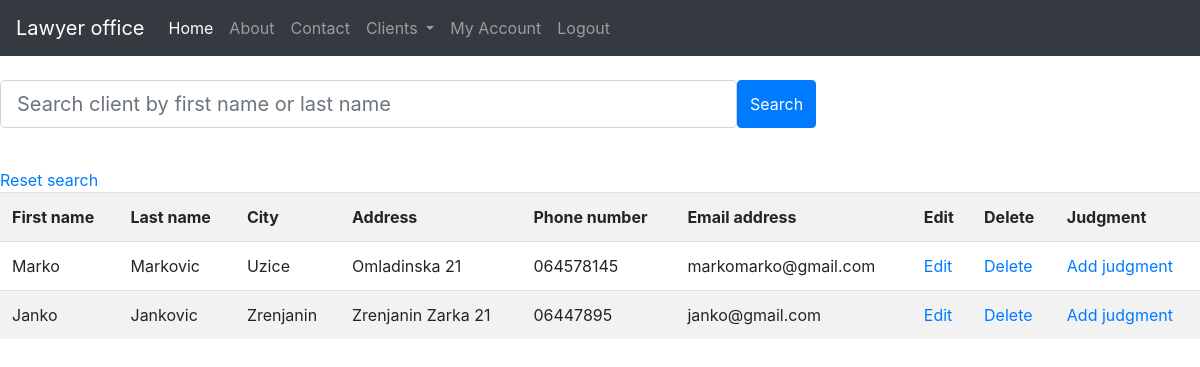
Before: /all_client (signed in) with the older database file.
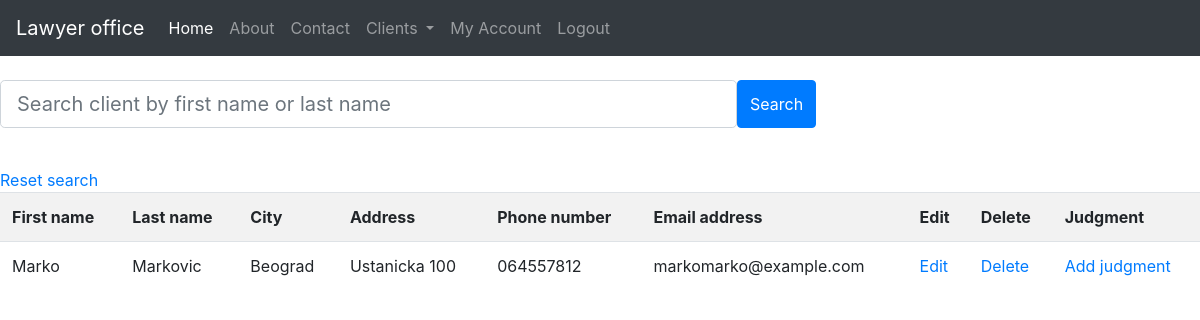
After: the same page with the newer database file.
### blog/models.py (models this page shows)
class Client(db.Model):
    id = db.Column(db.Integer, primary_key=True)
    first_name = db.Column(db.String(250), nullable=False)
    last_name = db.Column(db.String(250), nullable=False)
    city = db.Column(db.String(50), nullable=False)
    address = db.Column(db.String(50), nullable=False)
    phone = db.Column(db.String(50), nullable=False)
    mail = db.Column(db.String(50))
    user_id = db.Column(db.Integer, db.ForeignKey('user.id'), nullable=False)
    judgments = db.relationship('Judgment', backref='judgments')

### client/routes.py (the view)
@client.route("/all_client")
@login_required
def all_client():
    clients = Client.query.filter_by(lawyer=current_user)
    return render_template("all_clients.html", title="All clients", clients=clients)

### blog/models.py (called while the page is built)
@login_manager.user_loader
def load_user(user_id):
    return User.query.get(int(user_id))

### blog/templates/all_clients.html (shortened to what this page needs)
{% extends 'base.html' %}
{% block content %}
<br>
<form action="{{url_for('client.search')}}" method="POST">
    <div class="form-group">
        <div class="input-group input-group-lg">
            <div class="form-outline">
                <input type="search" size="50px" placeholder="Search client by first name or last name" name="search_string" id="form1"
                       class="form-control form-control-lg"/>
            </div>
            <button type="submit"  value="Search" class="btn btn-primary">
                 Search
            </button>
        </div>
    </div>
</form>
<br>
<a href="{{url_for('client.all_client')}}">Reset search</a>
<table class="table table-striped">
    <tr>
        <th>First name</th>
        <th>Last name</th>
        <th>City</th>
        <th>Address</th>
        <th>Phone number</th>
        <th>Email address</th>
        <th>Edit</th>
        <th>Delete</th>
        <th>Judgment</th>
    </tr>
    {% for client in clients %}
    <tr>
        <td>{{client.first_name}}</td>
        <td>{{client.last_name}}</td>
        <td>{{client.city}}</td>
        <td>{{client.address}}</td>
        <td>{{client.phone}}</td>
        <td>{{client.mail}}</td>
        <td><a href="{{ url_for('client.edit', client_id=client.id) }}">Edit</a></td>
        <td><a href="{{ url_for('client.delete', client_id= client.id) }}">Delete</a></td>
        <td><a href="{{ url_for('client.add_judgments', client_id= client.id) }}">Add judgment</a></td>
    </tr>
    {% endfor %}
</table>
{% endblock content %}

### blog/templates/base.html (shortened to what this page needs)
<!DOCTYPE html>
<html lang="en">
<head>
    <link rel="stylesheet" href="https://maxcdn.bootstrapcdn.com/bootstrap/4.0.0/css/bootstrap.min.css"
>
</head>
<body>
<nav class="navbar navbar-expand-lg  navbar-dark bg-dark">
    <a class="navbar-brand" href="{{url_for('main.home')}}">Lawyer office</a>
    <div class="collapse navbar-collapse" id="navbarNav">
        <ul class="navbar-nav">
            <li class="nav-item active">
                <a class="nav-link" href="{{url_for('main.home')}}">Home <span class="sr-only">(current)</span></a>
            </li>
            <li class="nav-item">
                <a class="nav-link" href="{{url_for('main.about')}}">About</a>
            </li>
            <li class="nav-item">
                <a class="nav-link" href="{{url_for('main.contact')}}">Contact</a>
            </li>
            {% if current_user.is_authenticated%}
            <li class="nav-item dropdown">
                <a class="nav-link dropdown-toggle" href="#" id="navbarDropdownMenuLink" data-toggle="dropdown"
                   aria-haspopup="true" aria-expanded="false">
                    Clients
                </a>
            </li>
             <li class="nav-item">
                <a class="nav-link" href="{{url_for('users.account')}}">My Account</a>
            </li>
            <li class="nav-item">
                <a class="nav-link" href="{{url_for('users.logout')}}">Logout</a>
            </li>
            {%endif%}
        </ul>
    </div>
</nav>
{% block content %}
{% endblock %}
</body>
</html>

Changed rows visible on the page:
removed Client: first_name "Janko", last_name "Jankovic", city "Zrenjanin", address "Zrenjanin Zarka 21", phone "06447895", mail "janko@gmail.com"
changed Client "Marko": city "Uzice" → "Beograd"; address "Omladinska 21" → "Ustanicka 100"; phone "064578145" → "064557812"; mail "markomarko@gmail.com" → "markomarko@example.com"
